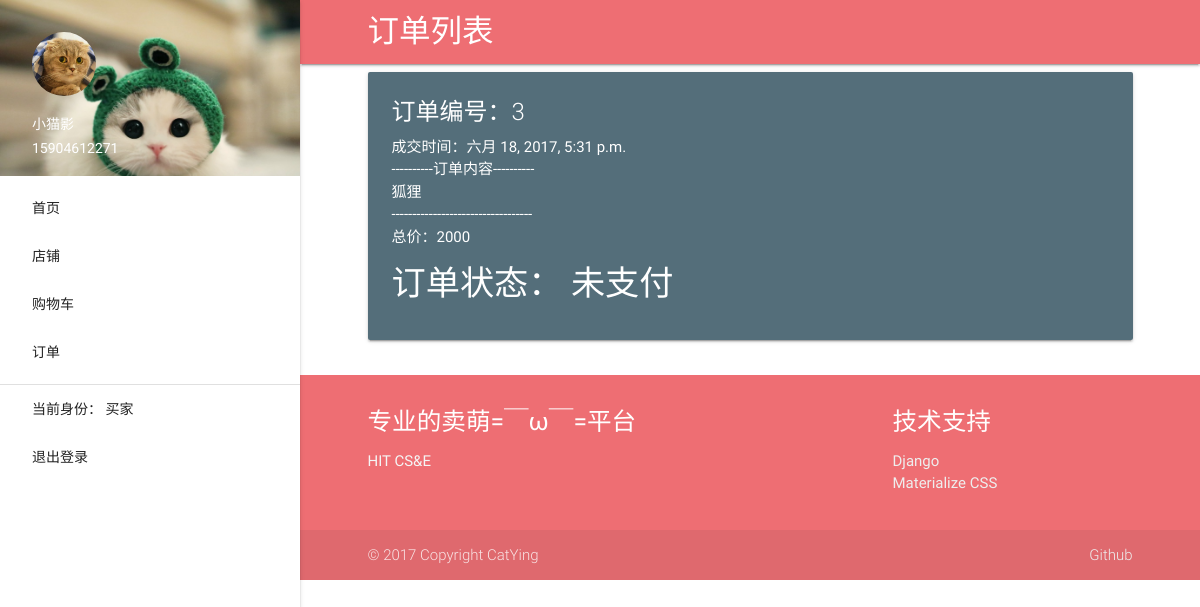
Before: /order/list/ (signed in) with the older database file.
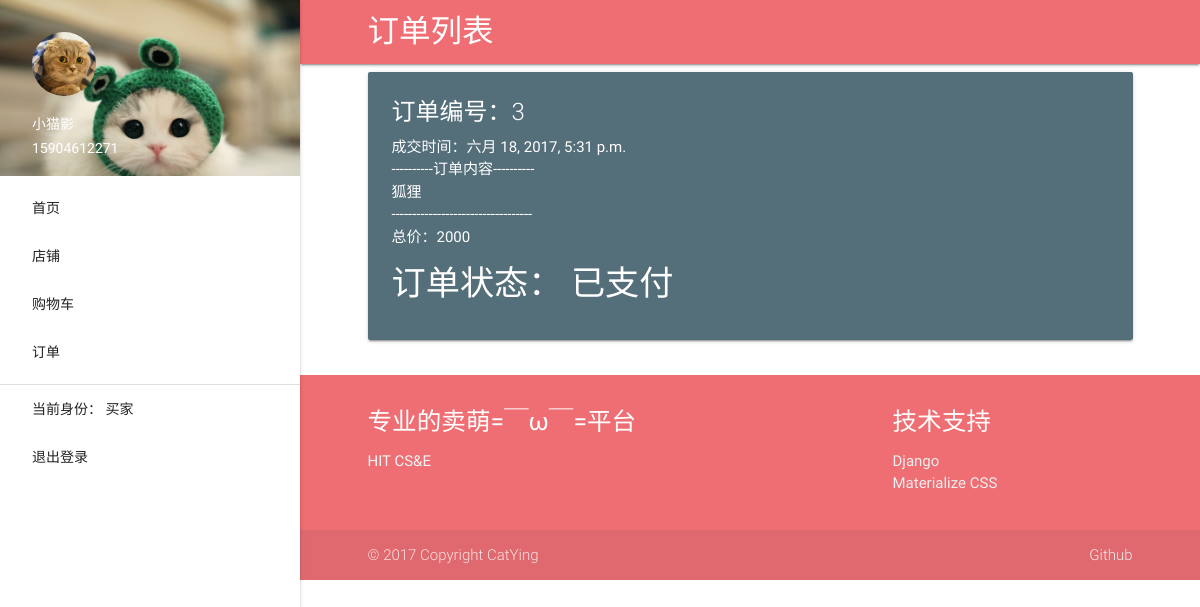
After: the same page with the newer database file.
### order/models.py (models this page shows)
class Order(models.Model):
    buyer_id = models.IntegerField()
    datetime = models.DateTimeField()
    price = models.IntegerField()
    state = models.IntegerField()

### order/views.py (the view)
# urls.py: url("list/", views.order_list, name='order'),
@login_required(login_url=reverse_lazy('login'))
def order_list(request):
    myuser = request.user.myuser
    order_list = Order.objects.filter(buyer_id=myuser.id)
    content = {
        'order_list': order_list,
        'myuser': myuser
    }
    return render(request, 'order/list.html', content)

### templates/order/list.html (shortened to what this page needs)
{% extends 'base.html' %}
{% load staticfiles %}
{% block navhead %}订单列表{% endblock %}
{% block content %}
    <div class="container">
        <div class="row">
            {% for order in order_list %}
                <div class="col s12">
                    <div class="card blue-grey darken-1">
                        <div class="card-content white-text">
                            <span class="card-title">订单编号：{{ order.id }}</span>
                            <p>成交时间：{{ order.datetime }}</p>
                            <p>----------订单内容----------</p>
                            {% for item in order.order_item.all %}
                                <p>{{ item.item.name }}</p>
                            {% endfor %}
                            <p>----------------------------------</p>
                            <p>总价：{{ order.price }}</p>
                            <h4>订单状态：
                                {% if order.state == 0 %}
                                    未支付
                                {% elif order.state == 1 %}
                                    已支付
                                {% else %}
                                    已确认
                                {% endif %}
                            </h4>
                        </div>
                    </div>
                </div>
            {% endfor %}
        </div>
    </div>
{% endblock %}

Changed rows visible on the page:
changed Order id 3: state "未支付" → "已支付"
